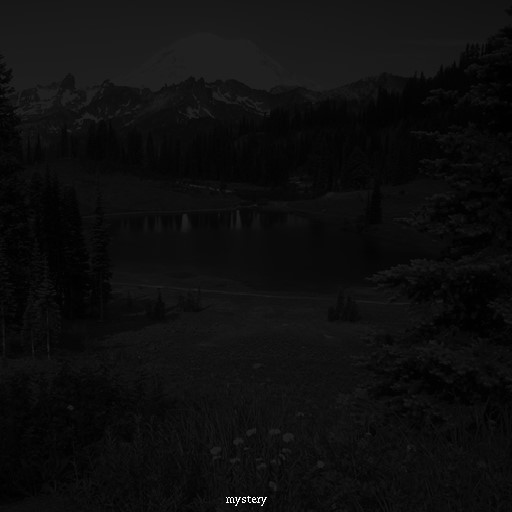
#> input picture Lab 7/lab07.jpg, 512 x 512 px
$ python 'Task 1.py'
#> lines starting #> are read from the running program, lines starting #| are printed output that depends on the picture
import cv2, numpy as np
from matplotlib import pyplot as plt

img = cv2.imread('lab07.jpg', 0)
#> img is the input picture: shape (512, 512); min 0, max 255, mean 13.7
equ = cv2.equalizeHist(img)
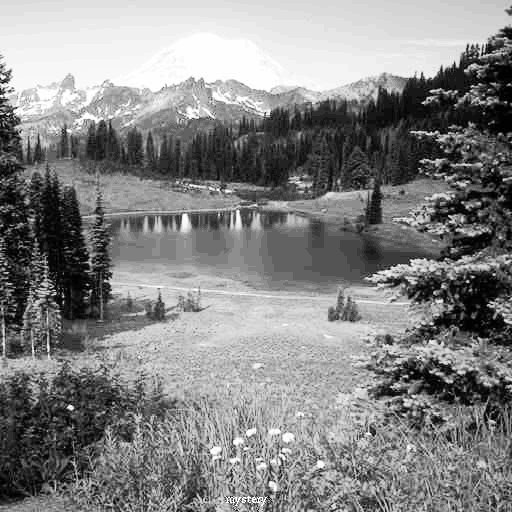
#> equ: shape (512, 512); min 0, max 255, mean 132.3

plt.hist(img.ravel(), 256, [0, 256], color="green" ,label="original")
plt.hist(equ.ravel(), 256, [0, 256], color="blue",label="equalized")
plt.ylabel('Intensities')
plt.xlabel('Pixel Values')
plt.savefig("hist.png")
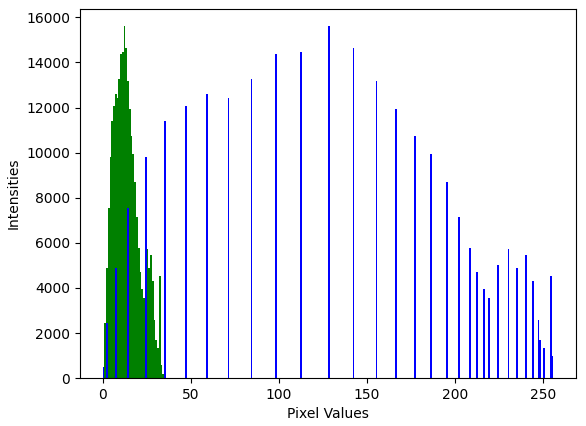
#> figure drawn by matplotlib, 1 panel; tallest bar 15609 high, from x = 12 to 13; tallest bar 15609 high, from x = 128 to 129
plt.legend()
plt.savefig("hist.png")
#> figure, not shown here; tallest bar 15609 high, from x = 12 to 13; tallest bar 15609 high, from x = 128 to 129
res = np.hstack((img, equ))  # stacking images side-by-side
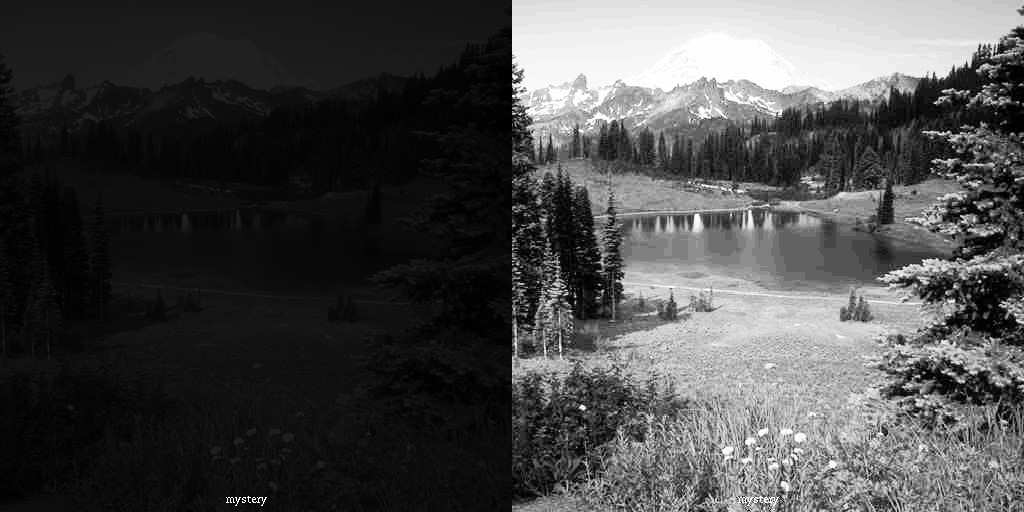
#> res: shape (512, 1024); min 0, max 255, mean 73

cv2.imwrite('OriginalAndEqualized.png', res)
